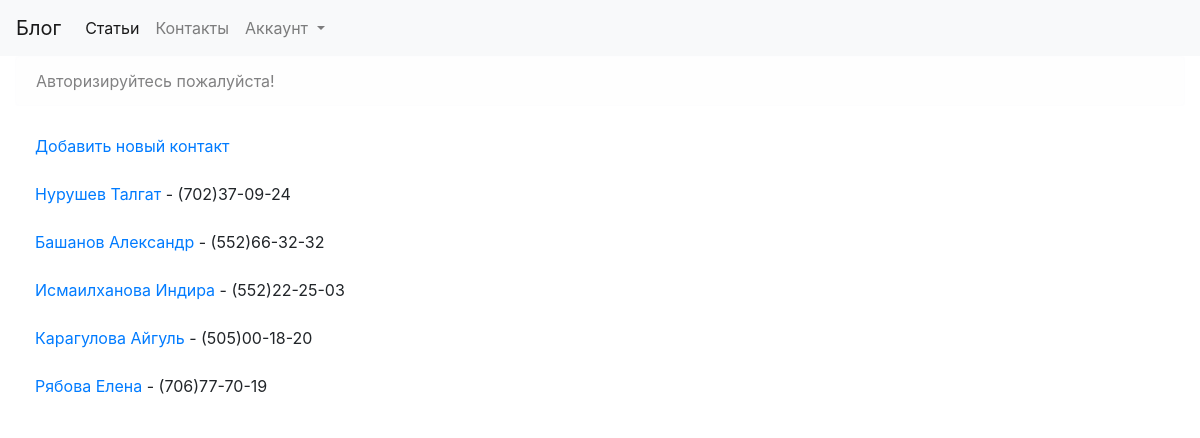
/contacts/, run on the app's committed database.
### contacts/models.py (models this page shows, shortened)
class Contact(models.Model):
    last_name = models.CharField(max_length=254, verbose_name='Фамилия')
    first_name = models.CharField(max_length=254, verbose_name='Имя')
    patronymic = models.CharField(max_length=254, null=True, blank=True, verbose_name='Отчество')
    deck = models.TextField(max_length=5000, default='Я просто очень хороший человек.', verbose_name='Описание')
    date_of_birth = models.DateField(verbose_name='Дата рождения')
    phone = models.CharField(max_length=254, verbose_name='Номер телефона')
    email = models.EmailField(max_length=254, null=True, blank=True, verbose_name='Email')
    social_page_networks = models.CharField(max_length=254, null=True, blank=True, verbose_name='Страница в соц. сети')
    class Meta:
        verbose_name = 'Контакт'
        verbose_name_plural = 'Контакты'

### contacts/views.py (the view)
# urls.py: path('', contact_list, name='contact_list'),
def contact_list(request):
    contacts = Contact.objects.all()
    return render(request, "../templates/contacts/contact_list.html", {'contacts': contacts})

### templates/contacts/contact_list.html (shortened to what this page needs)
{% extends 'blog/base.html' %}
    {% block new %}
        <ul class="list-group list-group-flush">
            <li class="list-group-item">
                <a href="{% url 'contact_new' %}">Добавить новый контакт</a>
            </li>
        </ul>
    {% endblock %}
    {% block content %}
        {% for contact in contacts %}
            <ul class="list-group list-group-flush">
                <li class="list-group-item">
                    <a href="{% url 'contact_detail' pk=contact.pk %}">{{ contact.last_name }} {{ contact.first_name }}</a> - {{ contact.phone }}
                </li>
            </ul>
        {% endfor %}
    {% endblock %}

### data on the page
Contact: last_name "Нурушев", first_name "Талгат", phone "(702)37-09-24"
Contact: last_name "Башанов", first_name "Александр", phone "(552)66-32-32"
Contact: last_name "Исмаилханова", first_name "Индира", phone "(552)22-25-03"
Contact: last_name "Карагулова", first_name "Айгуль", phone "(505)00-18-20"
Contact: last_name "Рябова", first_name "Елена", phone "(706)77-70-19"
